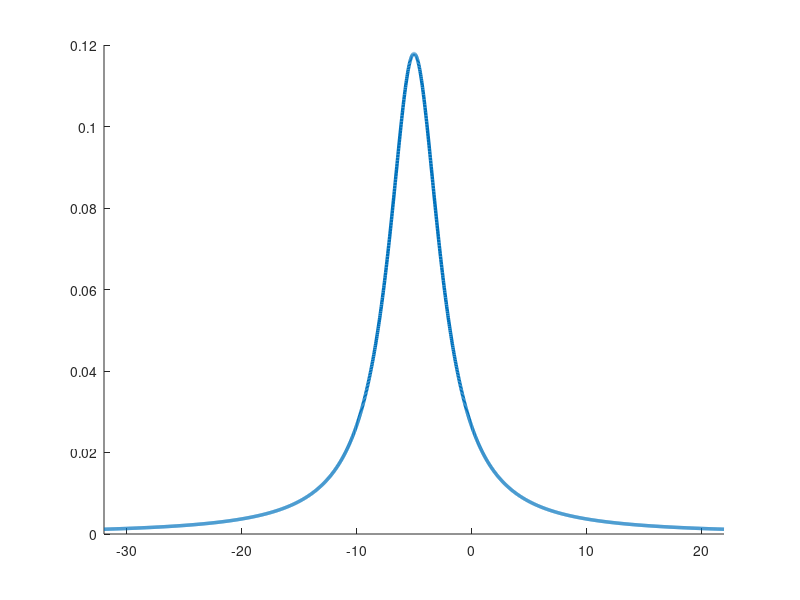

MATLAB code to generate this figure: (Note: this script raises an error after producing the figure.)
%% Test the speed of different making a Cauchy/Lorentz distribution
% Sample points from the cdf likeso:
% cdf = 1/pi * atan((x - mu)/gamma) + 0.5
% pi*(cdf - 0.5) = atan((x - mu)/gamma)
% mu + gamma*tan(pi*(cdf - 0.5)) = x

%% Results:
% Method 3 will be used as the standard approach, as it is the fastest and the most accurate.
% Tested for N = 1000, 5000, 10.000 (best)

%% Setup: the pdf as a benchmark
addpath('../Functions');
rng(0);

N = 2000; mu = -5; gamma = 2.7;

xloc = mu + linspace(-10*gamma, 10*gamma, N);
pdffunc = @(x) 1 ./ (pi*gamma*(1 + power((x - mu)/gamma, 2)));
pdf = pdffunc(xloc);

%% 1. Using matlab 'makedist':
tic;
pd = makedist('tLocationScale','mu',mu,'sigma',gamma,'nu',1);
e1 = random(pd, N, 1);
toc
% Elapsed time is 0.003010 seconds.

%% 2. Using 'cauchy' on Matlab File Exchange
tic;
r = rand(N,1);
r(r < 0 | 1 < r) = NaN;
e2 = mu + gamma.*tan(pi*(r-0.5));
e2(r == 0)=	-Inf;
e2(r == 1)=	Inf;
toc
% Elapsed time is 0.002249 seconds.

%% 3. Using simple inverse:
tic;
x0 = 1.e-6;
e3 = reshape(mu + gamma*tan(pi*(linspace(x0, 1-x0, N) - 0.5)), N, 1);
toc
% Elapsed time is 0.001055 seconds.

%% Plotting:
f = figure; hold on
plot(xloc, pdf, 'LineWidth', 2.5);
xlim([mu - 10*gamma, mu + 10*gamma])

h1 = histogram(e1, 'BinEdges', xloc(1:50:end), 'Normalization', 'pdf');
h2 = histogram(e2, 'BinEdges', xloc(1:50:end), 'Normalization', 'pdf');
h3 = histogram(e3, 'BinEdges', xloc(1:50:end), 'Normalization', 'pdf');

h1values = h1.Values;
h2values = h2.Values;
h3values = h3.Values;

% close(f)

%% Error:
geterror = @(pdf, hist) sum(power(pdf(1:50:end-50) - hist, 2));
geterror(pdf, h1values) % = 0.0015
geterror(pdf, h2values) % = 0.0013
geterror(pdf, h3values) % = 2.7637e-04



